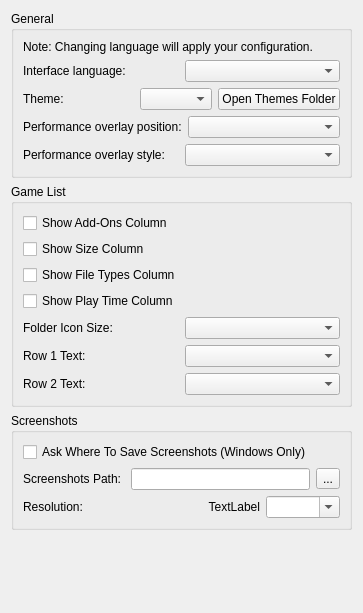
<?xml version="1.0" encoding="UTF-8"?>
<ui version="4.0">
 <class>ConfigureUi</class>
 <widget class="QWidget" name="ConfigureUi">
  <property name="geometry">
   <rect>
    <x>0</x>
    <y>0</y>
    <width>363</width>
    <height>613</height>
   </rect>
  </property>
  <property name="windowTitle">
   <string>Form</string>
  </property>
  <property name="accessibleName">
   <string>UI</string>
  </property>
  <layout class="QVBoxLayout" name="verticalLayout">
   <item>
    <widget class="QGroupBox" name="general_groupBox">
     <property name="title">
      <string>General</string>
     </property>
     <layout class="QHBoxLayout" name="horizontalLayout">
      <item>
       <layout class="QVBoxLayout" name="verticalLayout_2">
        <item>
         <widget class="QLabel" name="label_change_language_info">
          <property name="text">
           <string>Note: Changing language will apply your configuration.</string>
          </property>
          <property name="wordWrap">
           <bool>true</bool>
          </property>
         </widget>
        </item>
        <item>
         <layout class="QHBoxLayout" name="horizontalLayout_2" stretch="1,1">
          <item>
           <widget class="QLabel" name="language_label">
            <property name="text">
             <string>Interface language:</string>
            </property>
           </widget>
          </item>
          <item>
           <widget class="QComboBox" name="language_combobox"/>
          </item>
         </layout>
        </item>
        <item>
         <layout class="QHBoxLayout" name="horizontalLayout_3" stretch="1,1">
          <item>
           <widget class="QLabel" name="theme_label">
            <property name="text">
             <string>Theme:</string>
            </property>
           </widget>
          </item>
          <item>
           <layout class="QHBoxLayout" name="theme_choice_layout" stretch="1,0">
            <item>
             <widget class="QComboBox" name="theme_combobox"/>
            </item>
            <item>
             <widget class="QPushButton" name="themes_folder_button">
              <property name="toolTip">
               <string>Each folder in the themes folder that holds a style.qss is listed as a theme.</string>
              </property>
              <property name="text">
               <string>Open Themes Folder</string>
              </property>
             </widget>
            </item>
           </layout>
          </item>
         </layout>
        </item>
        <item>
         <layout class="QHBoxLayout" name="perf_overlay_position_layout" stretch="1,1">
          <item>
           <widget class="QLabel" name="perf_overlay_position_label">
            <property name="text">
             <string>Performance overlay position:</string>
            </property>
           </widget>
          </item>
          <item>
           <widget class="QComboBox" name="perf_overlay_position_combobox"/>
          </item>
         </layout>
        </item>
        <item>
         <layout class="QHBoxLayout" name="perf_overlay_style_layout" stretch="1,1">
          <item>
           <widget class="QLabel" name="perf_overlay_style_label">
            <property name="text">
             <string>Performance overlay style:</string>
            </property>
           </widget>
          </item>
          <item>
           <widget class="QComboBox" name="perf_overlay_style_combobox"/>
          </item>
         </layout>
        </item>
       </layout>
      </item>
     </layout>
    </widget>
   </item>
   <item>
    <widget class="QGroupBox" name="GameListGroupBox">
     <property name="title">
      <string>Game List</string>
     </property>
     <layout class="QHBoxLayout" name="GameListHorizontalLayout">
      <item>
       <layout class="QVBoxLayout" name="GeneralVerticalLayout">
        <item>
         <widget class="QCheckBox" name="show_add_ons">
          <property name="text">
           <string>Show Add-Ons Column</string>
          </property>
         </widget>
        </item>
        <item>
         <widget class="QCheckBox" name="show_size">
          <property name="text">
           <string>Show Size Column</string>
          </property>
         </widget>
        </item>
        <item>
         <widget class="QCheckBox" name="show_types">
          <property name="text">
           <string>Show File Types Column</string>
          </property>
         </widget>
        </item>
        <item>
         <widget class="QCheckBox" name="show_play_time">
          <property name="text">
           <string>Show Play Time Column</string>
          </property>
         </widget>
        </item>
        <item>
         <layout class="QHBoxLayout" name="folder_icon_size_qhbox_layout_2">
          <item>
           <widget class="QLabel" name="folder_icon_size_label">
            <property name="text">
             <string>Folder Icon Size:</string>
            </property>
           </widget>
          </item>
          <item>
           <widget class="QComboBox" name="folder_icon_size_combobox"/>
          </item>
         </layout>
        </item>
        <item>
         <layout class="QHBoxLayout" name="row_1_qhbox_layout">
          <item>
           <widget class="QLabel" name="row_1_label">
            <property name="text">
             <string>Row 1 Text:</string>
            </property>
           </widget>
          </item>
          <item>
           <widget class="QComboBox" name="row_1_text_combobox"/>
          </item>
         </layout>
        </item>
        <item>
         <layout class="QHBoxLayout" name="row_2_qhbox_layout">
          <item>
           <widget class="QLabel" name="row_2_label">
            <property name="text">
             <string>Row 2 Text:</string>
            </property>
           </widget>
          </item>
          <item>
           <widget class="QComboBox" name="row_2_text_combobox"/>
          </item>
         </layout>
        </item>
       </layout>
      </item>
     </layout>
    </widget>
   </item>
   <item>
    <widget class="QGroupBox" name="screenshots_GroupBox">
     <property name="title">
      <string>Screenshots</string>
     </property>
     <layout class="QVBoxLayout" name="verticalLayout_4">
      <item>
       <layout class="QVBoxLayout" name="verticalLayout_3">
        <item>
         <widget class="QCheckBox" name="enable_screenshot_save_as">
          <property name="text">
           <string>Ask Where To Save Screenshots (Windows Only)</string>
          </property>
         </widget>
        </item>
        <item>
         <layout class="QHBoxLayout" name="horizontalLayout_4">
          <item>
           <widget class="QLabel" name="label">
            <property name="text">
             <string>Screenshots Path: </string>
            </property>
           </widget>
          </item>
          <item>
           <widget class="QLineEdit" name="screenshot_path_edit"/>
          </item>
          <item>
           <widget class="QToolButton" name="screenshot_path_button">
            <property name="text">
             <string>...</string>
            </property>
           </widget>
          </item>
         </layout>
        </item>
        <item>
         <layout class="QGridLayout" name="gridLayout">
          <property name="spacing">
           <number>6</number>
          </property>
          <item row="0" column="1">
           <layout class="QHBoxLayout" name="horizontalLayout_5">
            <item>
             <widget class="QLabel" name="screenshot_width">
              <property name="text">
               <string>TextLabel</string>
              </property>
              <property name="alignment">
               <set>Qt::AlignmentFlag::AlignRight|Qt::AlignmentFlag::AlignTrailing|Qt::AlignmentFlag::AlignVCenter</set>
              </property>
             </widget>
            </item>
            <item>
             <widget class="QComboBox" name="screenshot_height">
              <property name="editable">
               <bool>true</bool>
              </property>
             </widget>
            </item>
           </layout>
          </item>
          <item row="0" column="0">
           <widget class="QLabel" name="label_3">
            <property name="text">
             <string>Resolution:</string>
            </property>
           </widget>
          </item>
         </layout>
        </item>
       </layout>
      </item>
     </layout>
    </widget>
   </item>
   <item>
    <spacer name="verticalSpacer">
     <property name="orientation">
      <enum>Qt::Orientation::Vertical</enum>
     </property>
     <property name="sizeHint" stdset="0">
      <size>
       <width>20</width>
       <height>40</height>
      </size>
     </property>
    </spacer>
   </item>
  </layout>
 </widget>
 <resources/>
 <connections/>
</ui>
